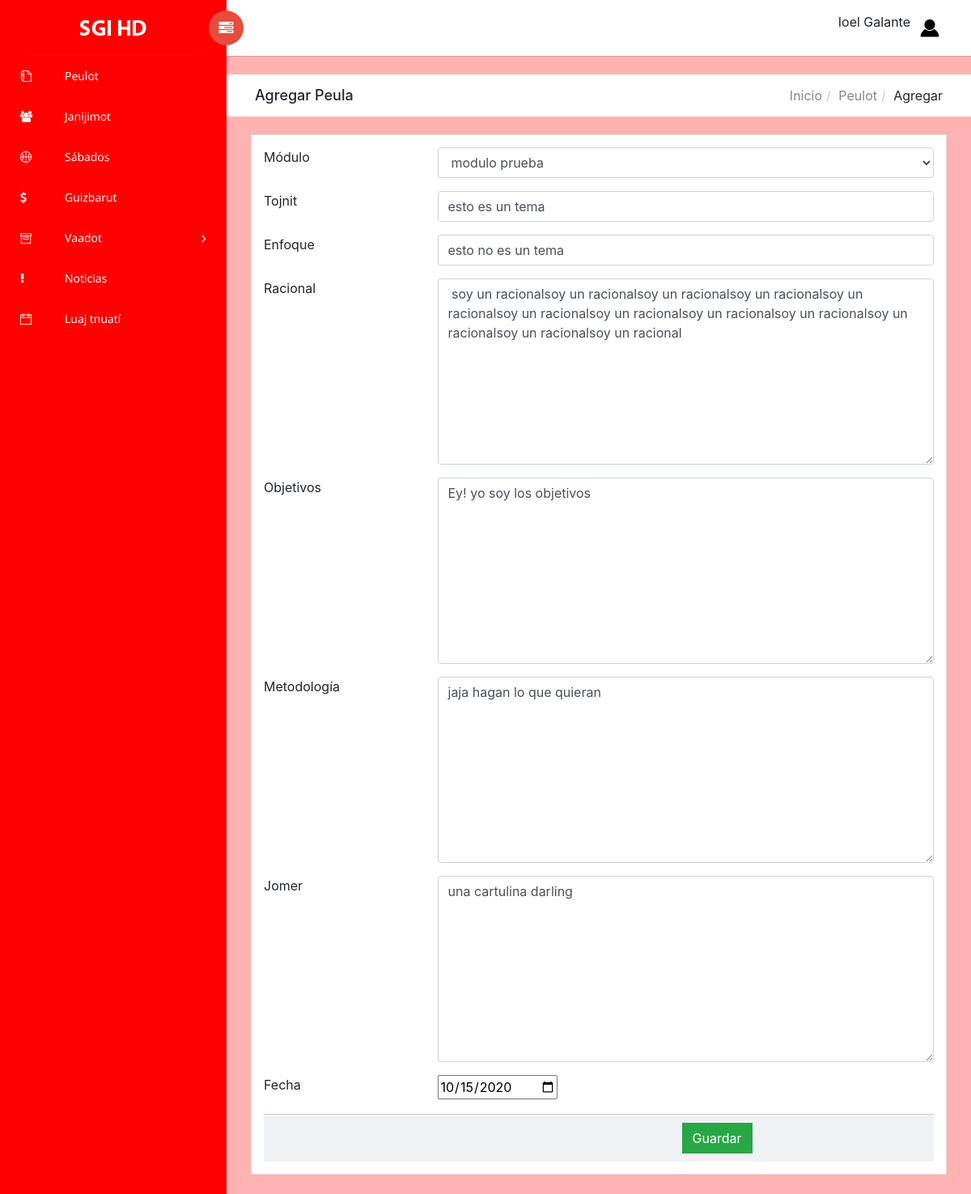
The app's page /SGI_HD/Peula-AgregarEditar.php?id=1 (signed in) with its own data.
### tables this page shows
CREATE TABLE IF NOT EXISTS `peulot` (
  `idPeula` int(11) NOT NULL AUTO_INCREMENT,
  `tema` varchar(100) NOT NULL,
  `subtema` varchar(150) DEFAULT NULL,
  `modulo` int(11) NOT NULL,
  `racional` mediumtext NOT NULL,
  `objetivos` mediumtext NOT NULL,
  `metodologia` mediumtext NOT NULL,
  `jomer` varchar(500) DEFAULT NULL,
  `kvutza` int(11) NOT NULL,
  `fecha` date NOT NULL,
  PRIMARY KEY (`idPeula`)
);

### SGI_HD/dao.php (called while the page is built, shortened)
<?php
function connect() {
   $host='localhost';
   $user='root';
   $pass='';
   $db='sgihd';
   return new PDO("mysql:host={$host};dbname={$db}", $user, $pass);
}
function obtenerPeulaPorID($id) {
   $pdo = connect();
   $stmt = $pdo -> prepare("SELECT * FROM peulot WHERE idPeula = :id");
   $stmt -> bindParam(':id',$id);
   $stmt -> setFetchMode(PDO::FETCH_ASSOC);
   $stmt -> execute();
   return $stmt -> fetch();
}
function obtenerModulosPorTzevet($idTzevet){
   $pdo = connect();
   $stmt = $pdo -> prepare("CALL ObtenerModulosPorTzevet($idTzevet)");
   $stmt -> setFetchMode(PDO::FETCH_ASSOC);
   $stmt -> execute();
   return $stmt -> fetchAll(PDO::FETCH_ASSOC);
}
?>

### SGI_HD/Peula-AgregarEditar.php (the view, shortened to what this page needs)
<?php
  include('dao.php');
  include('header.php');
  $modulos = obtenerModulosPorTzevet(3);
  if (isset($_GET['id'])) {
    $peula = obtenerPeulaPorID($_GET['id']);
  }
?>
<div class="breadcrumbs">
            <div class="col-sm-4">
                <div class="page-header float-left">
                    <div class="page-title">
                        <h1>Agregar Peula</h1>
                    </div>
                </div>
            </div>
            <div class="col-sm-8">
                <div class="page-header float-right">
                    <div class="page-title">
                        <ol class="breadcrumb text-right">
                            <li><a href="#">Inicio</a></li>
                            <li><a href="#">Peulot</a></li>
                            <li class="active">Agregar</li>
                        </ol>
                    </div>
                </div>
            </div>
        </div>
        <div class="content mt-3" >
            <div class="animated fadeIn">
                <div class="row">
                    <div class="col-md-12">
                        <div class="col-lg-12">
                            <div class="card">
                                <div class="card-body card-block">
                                    <form action="Peula-Insert.php" method="post" enctype="multipart/form-data" class="form-horizontal">
                                        <div class="row form-group">
                                            <div class="col col-md-3"><label for="select" class=" form-control-label">Módulo</label></div>
                                            <div class="col-12 col-md-9">
                                                <select name="modulo"  class="form-control">
                                                 <?php for ($i = 0; $i < count($modulos); $i++){ ?>
                                                    <option value="<?php echo $modulos[$i]['idModulo']?>"><?php echo $modulos[$i]['nombre']; ?></option>
                                                <?php } ?>
                                                </select>
                                            </div>
                                        </div>
                                        <div class="row form-group">
                                            <div class="col col-md-3"><label for="text-input" class=" form-control-label">Tojnit</label></div>
                                            <div class="col-12 col-md-9"><input type="text"  value="<?php echo $peula['tema']; ?>" name="tema"  class="form-control"></div>
                                        </div>
                                        <div class="row form-group">
                                            <div class="col col-md-3"><label for="text-input" class=" form-control-label">Enfoque</label></div>
                                            <div class="col-12 col-md-9"><input type="text" value="<?php echo $peula['subtema']; ?>" name="subtema"  class="form-control"></div>
                                        </div>
                                        <div class="row form-group">
                                            <div class="col col-md-3"><label for="textarea-input" class=" form-control-label">Racional</label></div>
                                            <div class="col-12 col-md-9"><textarea name="racional"  rows="9"  class="form-control"><?php echo $peula['racional']; ?></textarea></div>
                                        </div>
                                        <div class="row form-group">
                                            <div class="col col-md-3"><label for="textarea-input" class=" form-control-label">Objetivos</label></div>
                                            <div class="col-12 col-md-9"><textarea name="objetivos"  rows="9"  class="form-control"><?php echo $peula['objetivos']; ?></textarea></div>
                                        </div>
                                        <div class="row form-group">
                                            <div class="col col-md-3"><label for="textarea-input" class=" form-control-label">Metodología</label></div>
                                            <div class="col-12 col-md-9"><textarea name="metodologia"  rows="9"  class="form-control"><?php echo $peula['metodologia']; ?></textarea></div>
                                        </div>
                                        <div class="row form-group">
                                            <div class="col col-md-3"><label for="textarea-input" class=" form-control-label">Jomer</label></div>
                                            <div class="col-12 col-md-9"><textarea name="jomer"  rows="9"  class="form-control"><?php echo $peula['jomer']; ?></textarea></div>
                                        </div>
                                        <div class="row form-group">
                                            <div class="col col-md-3"><label for="textarea-input" class=" form-control-label">Fecha</label></div>
                                            <div class="col-sm-4">
                                                <input type="date" name="fecha" step="1" min="2019-01-01" value="<?php echo $peula['fecha']; ?>">
                                            </div>
                                        </div>
                                        <div class="card-footer">
                                            <div class="row">
                                                <div class="col-lg-9 text-right">
                                                <?php
                                                if (isset($_GET['id'])) {
                                                    $accion = 'Guardar';
                                                  } else {
                                                    $accion = 'Insertar';
                                                }?>
                                                    <input type="submit" class="btn btn-success" value="<?php echo $accion?>">
                                                </div>
                                            </div>
                                        </div>
                                    </form>
                                </div>
                    </div>
                </div>
            </div>
        </div>
</body>
</html>
<?php
include 'bottom.php';
?>

### records on screen
peulot: tema "esto es un tema", subtema "esto no es un tema", racional "soy un racionalsoy un racionalsoy un racionalsoy un racionalsoy un racionalsoy un racionalsoy un racionalsoy un racionalsoy un racionalsoy un racionalsoy un racionalsoy un racional", objetivos "Ey! yo soy los objetivos", metodologia "jaja hagan lo que quieran", jomer "una cartulina darling", fecha "10/15/2020"

### other values on screen
$_SESSION['nombre'] "Ioel"
$_SESSION['apellido'] "Galante"
form field modulo "modulo prueba"
